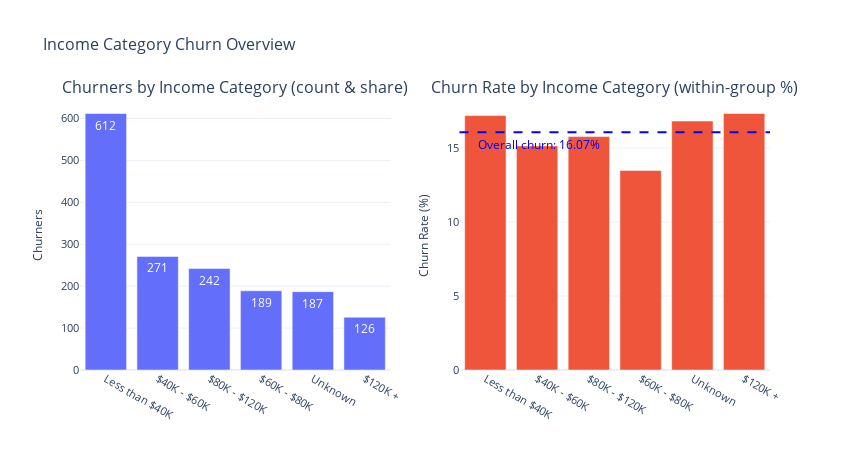

The cell this chart's notebook holds for it:
### Code cell
fig = make_subplots(rows=1, cols=2,
                    subplot_titles=("Churners by Income Category (count & share)",
                                    "Churn Rate by Income Category (within-group %)"))

# left: counts with pct_of_total_churners
fig.add_trace(
    go.Bar(
        x=pivot_income.index,
        y=pivot_income['churners'],
        text=pivot_income['churners'].map("{:,}".format),
        customdata=pivot_income[['pct_of_total_churners']].values,
        hovertemplate="<b>%{x}</b><br>Churners: %{y:,}<br>Share of total churners: %{customdata[0]}%"
    ),
    row=1, col=1
)

# right: churn rate (percent)
fig.add_trace(
    go.Bar(
        x=pivot_income.index,
        y=pivot_income['churn_rate'],
        #text=pivot_income['churn_rate'].map(lambda v: f"{v:.2f}%"),
        hovertemplate="<b>%{x}</b><br>Churn Rate: %{y:.2f}%"
    ),
    row=1, col=2
)

baseline = len(churned_df) / len(df) * 100
fig.add_hline(y=baseline, line=dict(color="blue", dash="dash"), row=1, col=2)
fig.add_annotation(x=0.46, y=baseline, xref='x2 domain', yref='y2',
                   text=f"Overall churn: {baseline:.2f}%", showarrow=False,
                   font=dict(color="blue", size=12), xanchor='right', yshift=-12)

fig.update_layout(template="plotly_white",
                  title_text="Income Category Churn Overview",
                  title_font=dict(size=16),
                  width=850, height=450, showlegend=False)

fig.update_xaxes(tickfont=dict(size=11))
fig.update_yaxes(title_text="Churners", row=1, col=1, title_font=dict(size=12), tickfont=dict(size=11))
fig.update_yaxes(title_text="Churn Rate (%)", row=1, col=2, title_font=dict(size=12), tickfont=dict(size=11))

fig.show()
# ...existing code...

### Figure 1 — Plotly figure (JSON) as saved in the notebook; plotly's stock layout.template omitted (floating-point values rounded to 4 significant figures)
{"data": [{"customdata": [[37.62], [16.66], [14.87], [11.62], [11.49], [7.74]], "hovertemplate": "<b>%{x}</b><br>Churners: %{y:,}<br>Share of total churners: %{customdata[0]}%", "text": ["612", "271", "242", "189", "187", "126"], "type": "bar", "x": ["Less than $40K", "$40K - $60K", "$80K - $120K", "$60K - $80K", "Unknown", "$120K +"], "xaxis": "x", "y": [612, 271, 242, 189, 187, 126], "yaxis": "y"}, {"hovertemplate": "<b>%{x}</b><br>Churn Rate: %{y:.2f}%", "type": "bar", "x": ["Less than $40K", "$40K - $60K", "$80K - $120K", "$60K - $80K", "Unknown", "$120K +"], "xaxis": "x2", "y": [17.19, 15.14, 15.77, 13.48, 16.82, 17.33], "yaxis": "y2"}], "layout": {"annotations": [{"font": {"size": 16}, "showarrow": false, "text": "Churners by Income Category (count & share)", "x": 0.225, "xanchor": "center", "xref": "paper", "y": 1, "yanchor": "bottom", "yref": "paper"}, {"font": {"size": 16}, "showarrow": false, "text": "Churn Rate by Income Category (within-group %)", "x": 0.775, "xanchor": "center", "xref": "paper", "y": 1, "yanchor": "bottom", "yref": "paper"}, {"font": {"color": "blue", "size": 12}, "showarrow": false, "text": "Overall churn: 16.07%", "x": 0.46, "xanchor": "right", "xref": "x2 domain", "y": 16.07, "yref": "y2", "yshift": -12}], "height": 450, "shapes": [{"line": {"color": "blue", "dash": "dash"}, "type": "line", "x0": 0, "x1": 1, "xref": "x2 domain", "y0": 16.07, "y1": 16.07, "yref": "y2"}], "showlegend": false, "title": {"font": {"size": 16}, "text": "Income Category Churn Overview"}, "width": 850, "xaxis": {"anchor": "y", "domain": [0, 0.45], "tickfont": {"size": 11}}, "xaxis2": {"anchor": "y2", "domain": [0.55, 1], "tickfont": {"size": 11}}, "yaxis": {"anchor": "x", "domain": [0, 1], "tickfont": {"size": 11}, "title": {"font": {"size": 12}, "text": "Churners"}}, "yaxis2": {"anchor": "x2", "domain": [0, 1], "tickfont": {"size": 11}, "title": {"font": {"size": 12}, "text": "Churn Rate (%)"}}}}
